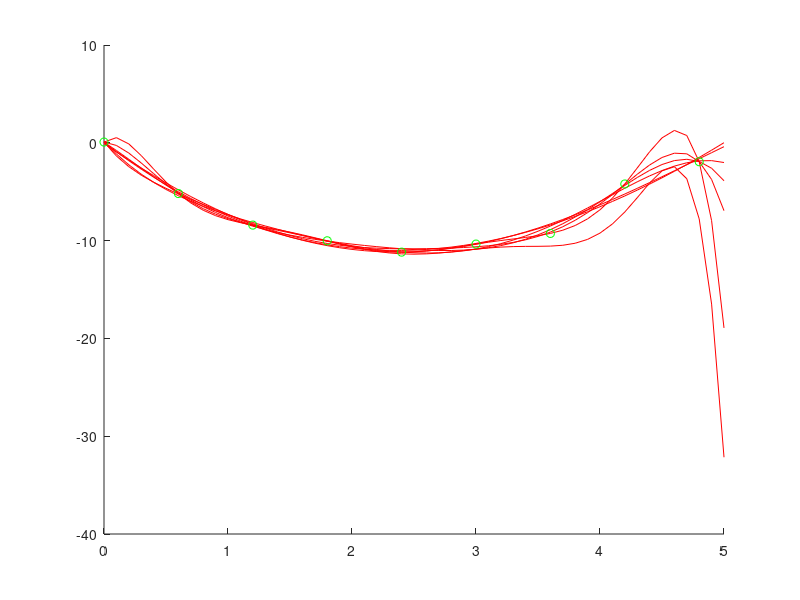

The MATLAB source for this figure:
% Lineare Regression

function MyLinearRegression()
    clc, clear, close all
    x_start = 0;
    x_end = 5;
    x_interval = 0.1;
    G = 10;
    [x,y]=generateXY(x_start,x_end,x_interval,G);

    my = 0;
    Sigma = 0.7;
    [x_t,t]=generateTrainingsSet(x,y,G,my,Sigma);

    y_t = t';
    lambda = 0.0001;
    
    %%A_3 = createA(x_t,3);
    %%w_star_3 = compute_w_star(A_3,y_t,lamda);
    %%y_star_3 = createPolynomValues(x,w_star_3);
    %
    %%A_4 = createA(x_t,4);
    %%w_star_4 = compute_w_star(A_4,y_t,lamda);
    %%y_star_4 = createPolynomValues(x,w_star_4);
    %
    %%plotData(x,y,x_t,t,y_star_3,y_star_4);
    %
    dimension_start = 3;
    dimension_end = 9;
    W_star = trans_x_comp_w_star(x_t,y_t,lambda,dimension_start, dimension_end);
    Y = createPolynomValuesW(x,W_star);

    hold on %%DAN
    plotDataY(x,Y,'-', 'r'); %%DAN
    plotDataY(x_t, t,'o', 'g'); %%DAN
    %plotDataY(x_t, t,'-', 'g'); 
    hold off %%DAN

    % % test of online LMS
    %E_threshold = 0.01;
    %lambda = 0.05;
    %A_3 = createA(x_t,3);
    %w_online_3 = onlineLMS(A_3, y_t ,lambda, E_threshold);
    %[Y_online, its_online] = createPolynomValuesW(x,w_online_3);
    
    %% 1.2.2.III - test influence of lambda on convergence of online LMS
    %Lambdas = 0.001:0.001:1;
    Lambdas = 0.001:0.001:10;
    %Lambdas = 0.01:0.01:10;
    %Lambdas = 0.1:0.1:1000;
    [m_l,n_l]=size(Lambdas);
    
    A_3 = createA(x_t,3);
    E_threshold = 0.01;
    maxIts = 100;
    Its_online_3 = zeros(1,n_l);
    W_online_3 = zeros(4,n_l);
    for index_lambda=1:n_l    
        [w_online_3, its_online_3]= onlineLMS(A_3, y_t ,Lambdas(index_lambda), E_threshold, maxIts);
        Its_online_3(1,index_lambda) = its_online_3;
        W_online_3(:,index_lambda) = w_online_3;
    end
    
    % display iterations vs. lambda

end

function [x,y]=generateXY(x_start,x_end,x_interval,G)
    x = x_start:x_interval:x_end;
    y = 2.*x.^2-G.*x+1;
end

function [x_t,t] = generateTrainingsSet(x,y,G,my,Sigma)
    % Y=grand(m,n,'nor',Av,Sd) generates random variates from the normal distribution with mean Av (real) and standard deviation Sd (real >= 0)

    %%DAN (-> nur falls 6 random punkte)
    %%x_t = x(randperm(length(x)));
    %%x_t = sort(x_t(1:6));
    x_t = x(1:6:end);
    
    [m,n] = size(x_t);
    % Scilab
    %noise = grand(m,n,'nor',my, Sigma);
    % Matlab
    %noise = normrnd(my, Sigma,m,n);
    
    %% DAN matlab < 2014:
    noise = randn(m,n)*Sigma + my;
    y_t = 2*x_t.^2-G*x_t+1;
    t = y_t + noise;    
end

function plotData(x,y,x_t,t,y_star, y_star_II)
    clf;
    %set(gca(),"auto_clear","off");
    plot(x,y,'ro-',x_t,t,'bo-',x,y_star,'go-',x,y_star_II,'co-');
    %set(gca(),"auto_clear","on");    
end

function plotDataY(x,Y, mode, color)
    plotColors = ['r','g','b','c','m','y'];
    [m,n] = size(Y);
    [i,j] = size(plotColors);
    %clf;
    %set(gca(),"auto_clear","off");
    %hold on;%DAN
    for index=1:m
        if(nargin<4)
            plotArg = strcat([plotColors(mod(index-1,j)+1),mode]);
        else
            plotArg = strcat([color,mode]);
        end
        %plot(x,Y(index,:),'ro-');
        plot(x,Y(index,:),plotArg);
    end
    %hold off;%DAN
    %set(gca(),"auto_clear","on");    
end

function A = createA(x,d)
    % d ... dimension of polynom
    [m,n] = size(x);
    A = zeros(d,n);
    % transform x into a polynom of degree d
    for index=1:d+1
        A(index,:) = x.^(index-1);
    end    
end

function w_star = compute_w_star(A,y,lambda)
    % create pseudo inverse and compute Aw=b
    % see UNDERSTANDING MACHINE LEARNING, page 94ff
    AAT = A*A';
    b = A*y;
    succ = 0;
    A_plus = [];
    while ~succ
        try
            A_plus = inv(AAT);
            succ = 1;
        catch
            % check if above is not invertible
            [m,n] = size(AAT);
            AAT = lambda*eye(m,n) + AAT;
        end
    end
    w_star = A_plus*b;
end

function y = createPolynomValues(x,w)
    [m,n]=size(x);
    I=ones(m,n);
    y = w(1).*I;
    [m2,n2] = size(w);
    pol_degree = m2 - 1;
    for index=1:pol_degree
        y = y+w(index+1).*x.^index;
    end
end

function Y = createPolynomValuesW(x,W)
    [m,n] = size(W);
    [i,j] = size(x);
    Y = zeros(n,j);
    for index=1:n
        Y(index,:) = createPolynomValues(x,W(:,index));
    end
end

function W_star = trans_x_comp_w_star(x, y, lambda, dimension_start, dimension_end)
    % w_star is a column vector
    % W_star is a list of column vectors
    A_i = createA(x,dimension_start);
    W_star = compute_w_star(A_i,y,lambda);
    for dimension_i=dimension_start+1:dimension_end
        A_i = createA(x,dimension_i);
        % add zero line at the bottom
        [m,n] = size(W_star);
        W_star = cat(1,W_star,zeros(1,n));
        W_star = cat(2,W_star,compute_w_star(A_i,y,lambda));
    end
end

function [w_t, its] = onlineLMS(A,t,lambda, E_threshold, maxIts)
    % implement online learn from formula    
    %w(t+1) = w(t) + lambda* (t(i) - o(i)) * x(i);    
    
    [m,n] = size(A);
    w_t = zeros(m,1);
    E_tm1 = intmax;
    E_t = 0;
    its =0;
    while abs(E_t - E_tm1) > E_threshold && its < maxIts
        E_tm1 = E_t;
        for i_index=1:n
            x_i = A(:,i_index);
            t_i = t(i_index);
            o_i = w_t'*x_i;
            % calculate cost
            E_t = E_t + (t_i-o_i)^2;
            % update w
            w_t = w_t + lambda*(t_i-o_i)*x_i;
        end
        its = its + 1;
    end
end
